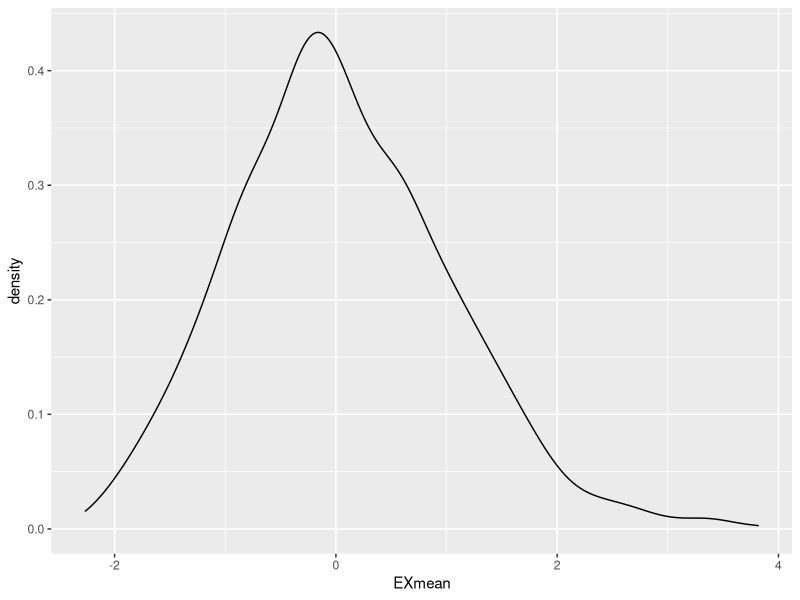
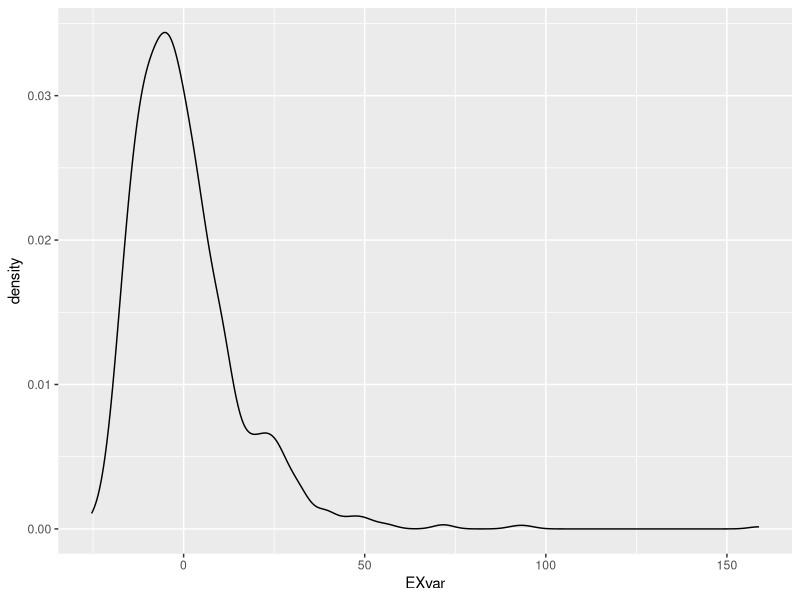
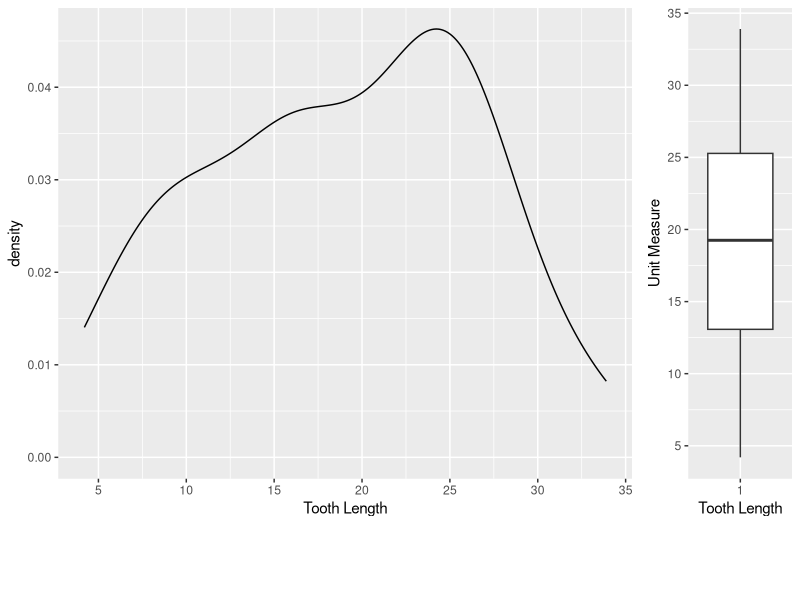
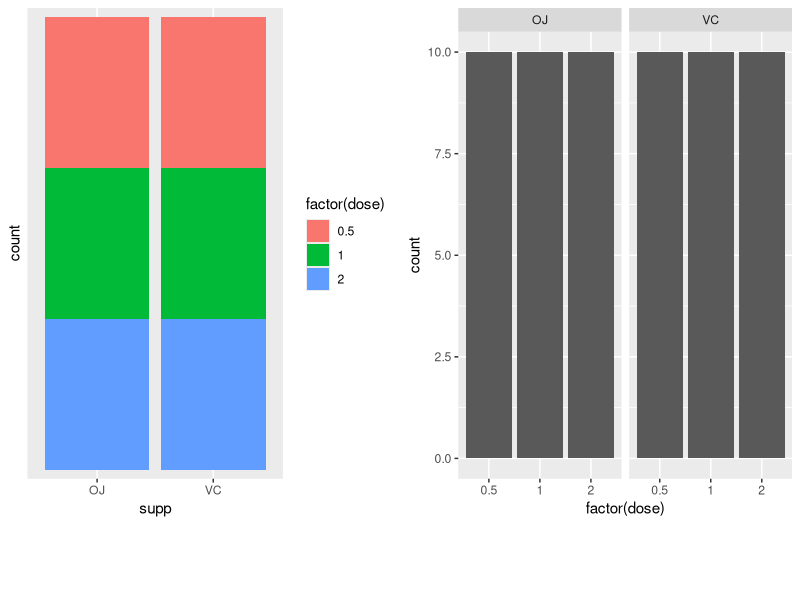
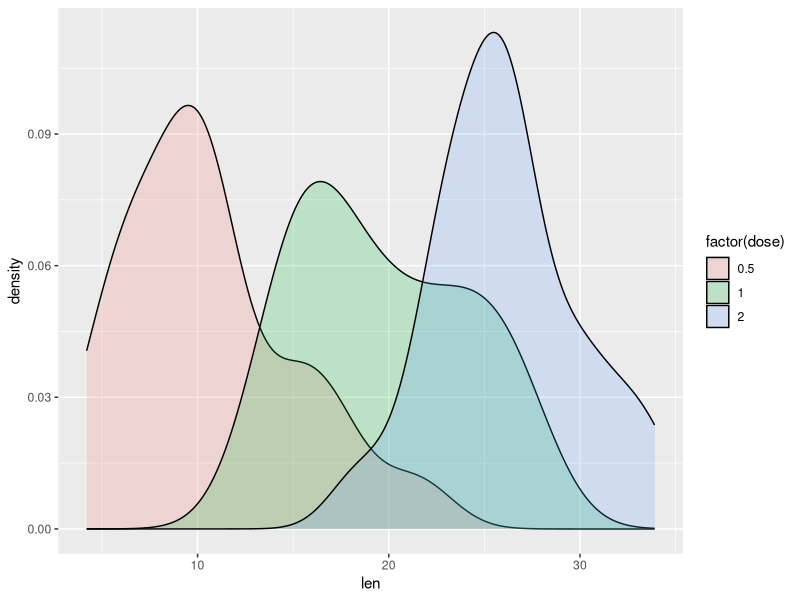
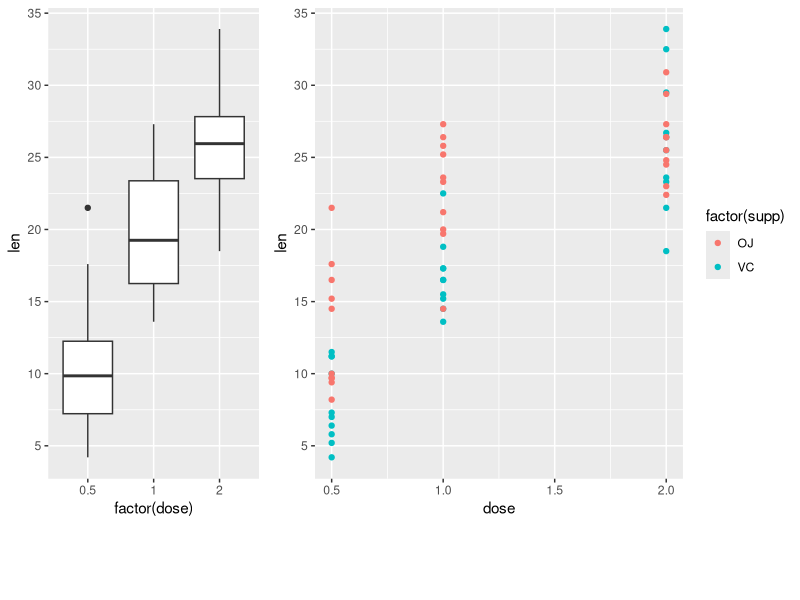
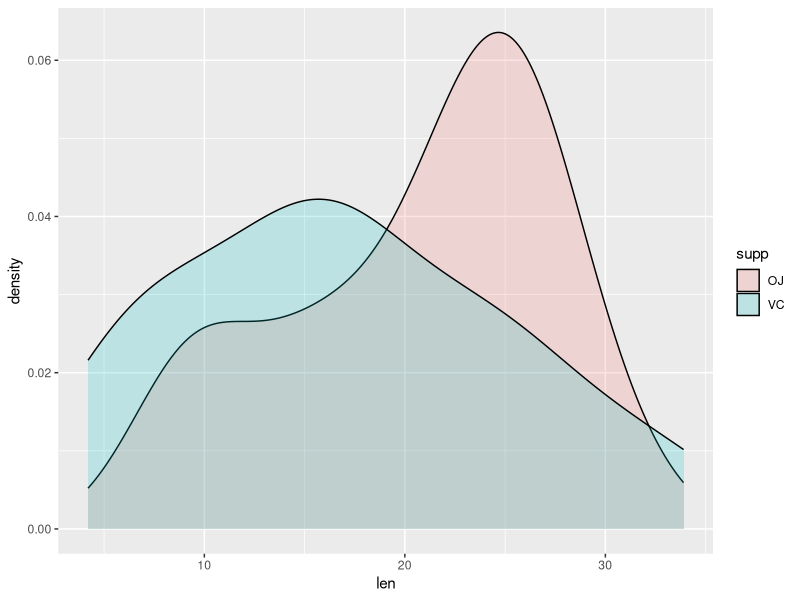
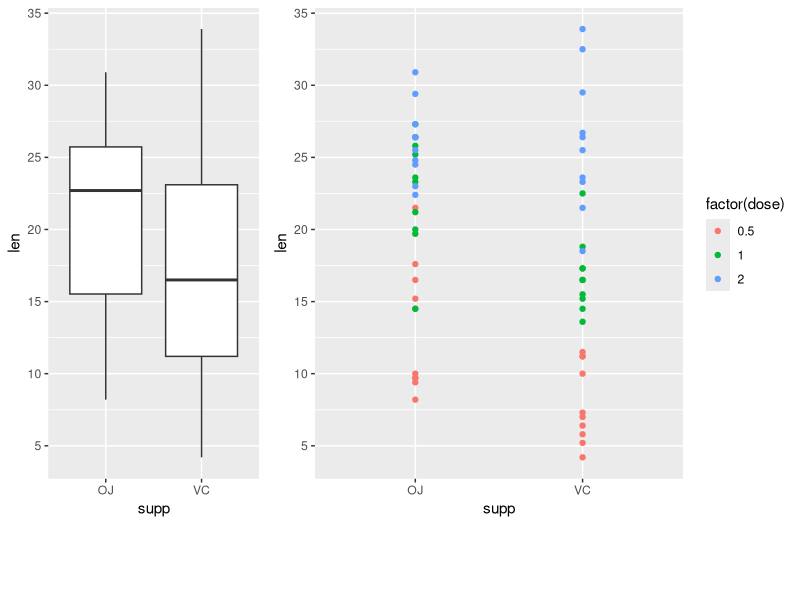

Write R code to recreate these figures, in order. (Note: this script raises an error after producing the figures.)
## ---- chunk 1
MeanEST <- 1/0.2
VarEST <- 1/(0.2^2)
## ---- chunk 2
n <- 1
dat <- c()
while (n <=1000){
  dat <- rbind(dat, rexp(40, rate=0.2))
  n <- n + 1
}

zMean <- function(x, n){sqrt(n)*(mean(x) - MeanEST)/VarEST}
zVar <- function(x, n){sqrt(n)*(var(x) - VarEST)/VarEST}

out <- data.frame(
  EXmean = apply(dat, 1, zMean, n),
  EXvar = apply(dat, 1, zVar, n)
)
## ---- chunk 3
library(ggplot2)
library(gridExtra)
ggplot(out, aes(x = EXmean)) +
  geom_density()

ggplot(out, aes(x = EXvar)) +
  geom_density()

## ---- chunk 4
str(ToothGrowth)
## ---- chunk 5
#Summary Statistics of Tooth Length
summary(ToothGrowth$len)
#Distribution of Tooth Length
a <- ggplot(ToothGrowth, aes(x=len)) +
  geom_density() +
  scale_x_continuous(breaks=seq(0, 35,5)) +
  xlab("Tooth Length")
b <- ggplot(ToothGrowth, aes(x=factor(1), y=len), color="red") +
  geom_boxplot() +
  scale_y_continuous(breaks=seq(0,35,5)) +
  xlab("Tooth Length") + ylab("Unit Measure")
grid.arrange(a, b, ncol=2, widths=c(1,0.25), heights=c(7,1))
## ---- chunk 6
#Summary Statistics of Tooth Length
summary(ToothGrowth$len)
#Boxplot and Scatterplot -- Length by Supp
a <- ggplot(ToothGrowth, aes(x=supp)) +
  geom_bar(aes(fill=factor(dose))) +
  scale_y_discrete(breaks=seq(0,30,5))
b <- ggplot(ToothGrowth, aes(x=factor(dose))) +
  geom_bar() +
  facet_grid(.~supp)
grid.arrange(a, b, ncol=2, widths=c(1,1), heights=c(7,1))
#Density Distribution of Length by Supp
ggplot(ToothGrowth, aes(x=len, fill=factor(dose))) +
  geom_density(alpha=0.2)
## ---- chunk 7
#Boxplot and Scatterplot - Length by Dose
a <- ggplot(ToothGrowth, aes(x=factor(dose), y=len)) +
  geom_boxplot(aes(stat="identity")) +
  scale_y_continuous(breaks=seq(0,35,5))
b <- ggplot(ToothGrowth, aes(x=dose, y=len)) +
  geom_point(aes(color=factor(supp))) +
  scale_y_continuous(breaks=seq(0,35,5))
grid.arrange(a, b, ncol=2, widths=c(0.5,1), heights=c(7,1))
#Density Distribution of Length by Group(Dose)
ggplot(ToothGrowth, aes(x=len, fill=supp)) +
  geom_density(alpha=0.2)
## ---- chunk 8
#Boxplot and Scatterplot -- Length by Supp(Delivery)
a <- ggplot(ToothGrowth, aes(x=supp, y=len)) +
  geom_boxplot(aes(stat="identity")) +
  scale_y_continuous(breaks=seq(0,35,5))
b <- ggplot(ToothGrowth, aes(x=supp, y=len)) +
  geom_point(aes(color=factor(dose))) +
  scale_y_continuous(breaks=seq(0,35,5))
grid.arrange(a, b, ncol=2, widths=c(0.5,1), heights=c(7,1))
## ---- chunk 9
#Statistics -- Length by Dose
ToothGrowth %>% 
  group_by(supp) %>% 
  summarise(n= length(supp), GrpMean=round(mean(len),2), GrpVar=round(var(len),2), GrpSD=round(sd(len),2))
## ---- chunk 10
#Statistics -- Length by Supp(Delivery)
ToothGrowth %>% 
  group_by(factor(dose)) %>% 
  summarise(n= length(dose), GrpMean=round(mean(len),2), GrpVar=round(var(len),2), GrpSD=round(sd(len),2))
